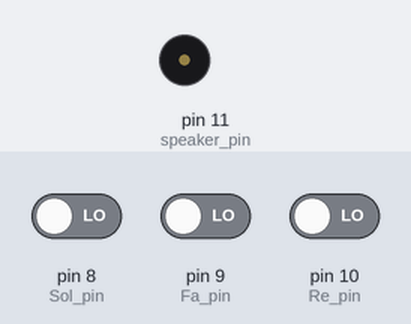
Simulated run of this sketch. Board: Arduino Uno, built with avr-gcc and run on an emulated ATmega328P. On the bench: buzzer (waves = sounding). The inputs (shaded band) are chosen by the test bench; at power-on: pin 8 (Sol_pin) LOW, pin 9 (Fa_pin) LOW, pin 10 (Re_pin) LOW.

Above: at 1.2 s.
1.3 s: pin 8 (Sol_pin) driven HIGH
At 1.9 s:
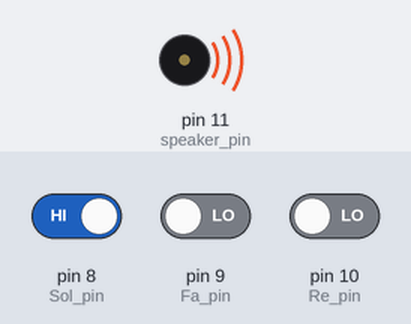
Timing chart, 0 to 4.3 s (numbered marks = the images above; inputs shaded):
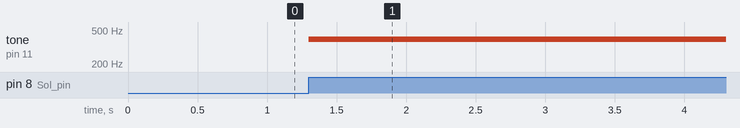

The sketch:

5_Piano.ino
```cpp
int speaker_pin = 11;
int Re_pin = 10;
int Fa_pin = 9;
int Sol_pin = 8;

int notes[] = {294, 349, 392};

void setup() {
  pinMode(Re_pin, INPUT);
  pinMode(Fa_pin, INPUT);
  pinMode(Sol_pin, INPUT);
  pinMode(speaker_pin, OUTPUT);
}

void loop() {
  while (digitalRead(Re_pin) == HIGH)
  {
    tone(speaker_pin, notes[0], 200);
  }
  while (digitalRead(Fa_pin) == HIGH)
  {
    tone(speaker_pin, notes[1], 200);
  }
  while (digitalRead(Sol_pin) == HIGH)
  {
    tone(speaker_pin, notes[2], 200);
  }
}
```

Measured:
- after the input at 1.3 s, tone on pin 11 (speaker_pin): silent → 392 Hz at once
